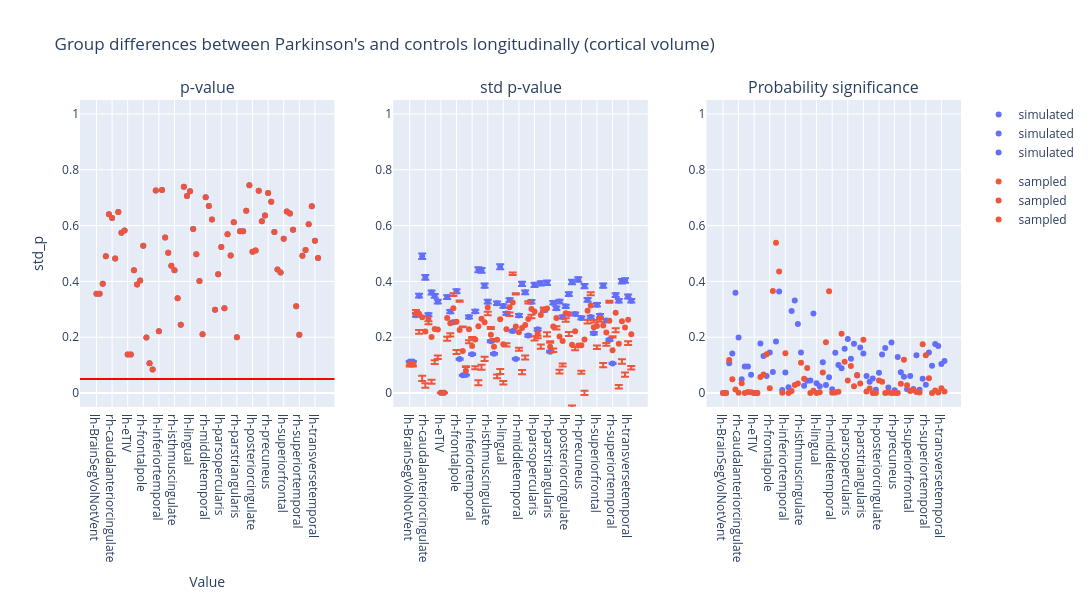

Notebook cell for this chart:
### Code cell
plot_dumbbell(
    ancova_longitudinal_volume,
    "Group differences between Parkinson's and controls longitudinally (cortical volume)",
    "group",
)

### Figure 1 — Plotly figure (JSON) as saved in the notebook; plotly's stock layout.template omitted (floating-point values rounded to 4 significant figures)
{"data": [{"hovertemplate": "group=simulated<br>region=%{x}<br>p_value=%{y}<extra></extra>", "legendgroup": "simulated", "marker": {"color": "#636efa", "symbol": "circle"}, "mode": "markers", "name": "simulated", "orientation": "v", "showlegend": true, "type": "scatter", "x": ["lh-BrainSegVolNotVent", "rh-BrainSegVolNotVent", "lh-bankssts", "rh-bankssts", "lh-caudalanteriorcingulate", "rh-caudalanteriorcingulate", "lh-caudalmiddlefrontal", "rh-caudalmiddlefrontal", "lh-cuneus", "rh-cuneus", "lh-eTIV", "rh-eTIV", "lh-entorhinal", "rh-entorhinal", "lh-frontalpole", "rh-frontalpole", "lh-fusiform", "rh-fusiform", "lh-inferiorparietal", "rh-inferiorparietal", "lh-inferiortemporal", "rh-inferiortemporal", "lh-insula", "rh-insula", "lh-isthmuscingulate", "rh-isthmuscingulate", "lh-lateraloccipital", "rh-lateraloccipital", "lh-lateralorbitofrontal", "rh-lateralorbitofrontal", "lh-lingual", "rh-lingual", "lh-medialorbitofrontal", "rh-medialorbitofrontal", "lh-middletemporal", "rh-middletemporal", "lh-paracentral", "rh-paracentral", "lh-parahippocampal", "rh-parahippocampal", "lh-parsopercularis", "rh-parsopercularis", "lh-parsorbitalis", "rh-parsorbitalis", "lh-parstriangularis", "rh-parstriangularis", "lh-pericalcarine", "rh-pericalcarine", "lh-postcentral", "rh-postcentral", "lh-posteriorcingulate", "rh-posteriorcingulate", "lh-precentral", "rh-precentral", "lh-precuneus", "rh-precuneus", "lh-rostralanteriorcingulate", "rh-rostralanteriorcingulate", "lh-rostralmiddlefrontal", "rh-rostralmiddlefrontal", "lh-superiorfrontal", "rh-superiorfrontal", "lh-superiorparietal", "rh-superiorparietal", "lh-superiortemporal", "rh-superiortemporal", "lh-supramarginal", "rh-supramarginal", "lh-temporalpole", "rh-temporalpole", "lh-transversetemporal", "rh-transversetemporal"], "xaxis": "x", "y": [0.3562, 0.3562, 0.392, 0.4905, 0.641, 0.6273, 0.4819, 0.6484, 0.5747, 0.5824, 0.1379, 0.1379, 0.4397, 0.3888, 0.4034, 0.5276, 0.1989, 0.1071, 0.08434, 0.7257, 0.2218, 0.7277, 0.5576, 0.5024, 0.4557, 0.4404, 0.3397, 0.2451, 0.7392, 0.7063, 0.7232, 0.5881, 0.4973, 0.4012, 0.2106, 0.7014, 0.6701, 0.6217, 0.2982, 0.426, 0.5235, 0.3036, 0.5688, 0.4929, 0.6123, 0.2003, 0.5796, 0.5797, 0.653, 0.7448, 0.506, 0.5104, 0.7249, 0.6152, 0.6364, 0.7166, 0.6855, 0.5772, 0.4428, 0.4317, 0.5526, 0.6504, 0.6432, 0.5854, 0.3112, 0.2088, 0.4915, 0.5126, 0.6049, 0.6689, 0.546, 0.4843], "yaxis": "y"}, {"hovertemplate": "group=sampled<br>region=%{x}<br>p_value=%{y}<extra></extra>", "legendgroup": "sampled", "marker": {"color": "#EF553B", "symbol": "circle"}, "mode": "markers", "name": "sampled", "orientation": "v", "showlegend": true, "type": "scatter", "x": ["lh-BrainSegVolNotVent", "rh-BrainSegVolNotVent", "lh-bankssts", "rh-bankssts", "lh-caudalanteriorcingulate", "rh-caudalanteriorcingulate", "lh-caudalmiddlefrontal", "rh-caudalmiddlefrontal", "lh-cuneus", "rh-cuneus", "lh-eTIV", "rh-eTIV", "lh-entorhinal", "rh-entorhinal", "lh-frontalpole", "rh-frontalpole", "lh-fusiform", "rh-fusiform", "lh-inferiorparietal", "rh-inferiorparietal", "lh-inferiortemporal", "rh-inferiortemporal", "lh-insula", "rh-insula", "lh-isthmuscingulate", "rh-isthmuscingulate", "lh-lateraloccipital", "rh-lateraloccipital", "lh-lateralorbitofrontal", "rh-lateralorbitofrontal", "lh-lingual", "rh-lingual", "lh-medialorbitofrontal", "rh-medialorbitofrontal", "lh-middletemporal", "rh-middletemporal", "lh-paracentral", "rh-paracentral", "lh-parahippocampal", "rh-parahippocampal", "lh-parsopercularis", "rh-parsopercularis", "lh-parsorbitalis", "rh-parsorbitalis", "lh-parstriangularis", "rh-parstriangularis", "lh-pericalcarine", "rh-pericalcarine", "lh-postcentral", "rh-postcentral", "lh-posteriorcingulate", "rh-posteriorcingulate", "lh-precentral", "rh-precentral", "lh-precuneus", "rh-precuneus", "lh-rostralanteriorcingulate", "rh-rostralanteriorcingulate", "lh-rostralmiddlefrontal", "rh-rostralmiddlefrontal", "lh-superiorfrontal", "rh-superiorfrontal", "lh-superiorparietal", "rh-superiorparietal", "lh-superiortemporal", "rh-superiortemporal", "lh-supramarginal", "rh-supramarginal", "lh-temporalpole", "rh-temporalpole", "lh-transversetemporal", "rh-transversetemporal"], "xaxis": "x", "y": [0.3562, 0.3562, 0.392, 0.4905, 0.641, 0.6273, 0.4819, 0.6484, 0.5747, 0.5824, 0.1379, 0.1379, 0.4397, 0.3888, 0.4034, 0.5276, 0.1989, 0.1071, 0.08434, 0.7257, 0.2218, 0.7277, 0.5576, 0.5024, 0.4557, 0.4404, 0.3397, 0.2451, 0.7392, 0.7063, 0.7232, 0.5881, 0.4973, 0.4012, 0.2106, 0.7014, 0.6701, 0.6217, 0.2982, 0.426, 0.5235, 0.3036, 0.5688, 0.4929, 0.6123, 0.2003, 0.5796, 0.5797, 0.653, 0.7448, 0.506, 0.5104, 0.7249, 0.6152, 0.6364, 0.7166, 0.6855, 0.5772, 0.4428, 0.4317, 0.5526, 0.6504, 0.6432, 0.5854, 0.3112, 0.2088, 0.4915, 0.5126, 0.6049, 0.6689, 0.546, 0.4843], "yaxis": "y"}, {"error_y": {"array": [0.002201, 0.002201, 0.005432, 0.006794, 0.009547, 0.008075, 0.005468, 0.007025, 0.006783, 0.006383, 2.241e-05, 2.241e-05, 0.006698, 0.005683, 0.004948, 0.007097, 0.002369, 0.001233, 0.001256, 0.005315, 0.002712, 0.005698, 0.008608, 0.008567, 0.007494, 0.006379, 0.003618, 0.002741, 0.006263, 0.00881, 0.006079, 0.005553, 0.006485, 0.004323, 0.00238, 0.005414, 0.007624, 0.007027, 0.004008, 0.006371, 0.007554, 0.004443, 0.007654, 0.005785, 0.007697, 0.002888, 0.0063, 0.005916, 0.006392, 0.005314, 0.00605, 0.006903, 0.007754, 0.005516, 0.007933, 0.005232, 0.007466, 0.006509, 0.005299, 0.00417, 0.006166, 0.005403, 0.007494, 0.005054, 0.003712, 0.002066, 0.006839, 0.006441, 0.007799, 0.007857, 0.006738, 0.006438], "arrayminus": [0.002245, 0.002245, 0.005542, 0.006931, 0.00974, 0.008238, 0.005579, 0.007167, 0.006921, 0.006512, 2.287e-05, 2.287e-05, 0.006834, 0.005798, 0.005048, 0.00724, 0.002417, 0.001258, 0.001281, 0.005422, 0.002767, 0.005813, 0.008782, 0.00874, 0.007646, 0.006508, 0.003692, 0.002797, 0.006389, 0.008988, 0.006202, 0.005665, 0.006617, 0.00441, 0.002428, 0.005524, 0.007778, 0.007169, 0.004089, 0.0065, 0.007707, 0.004533, 0.007809, 0.005902, 0.007853, 0.002946, 0.006427, 0.006036, 0.006521, 0.005422, 0.006172, 0.007042, 0.007911, 0.005628, 0.008093, 0.005337, 0.007617, 0.00664, 0.005406, 0.004255, 0.006291, 0.005512, 0.007646, 0.005157, 0.003788, 0.002108, 0.006977, 0.006572, 0.007957, 0.008016, 0.006874, 0.006568]}, "hovertemplate": "group=simulated<br>region=%{x}<br>std_p=%{y}<extra></extra>", "legendgroup": "simulated", "marker": {"color": "#636efa", "symbol": "circle"}, "mode": "markers", "name": "simulated", "orientation": "v", "showlegend": true, "type": "scatter", "x": ["lh-BrainSegVolNotVent", "rh-BrainSegVolNotVent", "lh-bankssts", "rh-bankssts", "lh-caudalanteriorcingulate", "rh-caudalanteriorcingulate", "lh-caudalmiddlefrontal", "rh-caudalmiddlefrontal", "lh-cuneus", "rh-cuneus", "lh-eTIV", "rh-eTIV", "lh-entorhinal", "rh-entorhinal", "lh-frontalpole", "rh-frontalpole", "lh-fusiform", "rh-fusiform", "lh-inferiorparietal", "rh-inferiorparietal", "lh-inferiortemporal", "rh-inferiortemporal", "lh-insula", "rh-insula", "lh-isthmuscingulate", "rh-isthmuscingulate", "lh-lateraloccipital", "rh-lateraloccipital", "lh-lateralorbitofrontal", "rh-lateralorbitofrontal", "lh-lingual", "rh-lingual", "lh-medialorbitofrontal", "rh-medialorbitofrontal", "lh-middletemporal", "rh-middletemporal", "lh-paracentral", "rh-paracentral", "lh-parahippocampal", "rh-parahippocampal", "lh-parsopercularis", "rh-parsopercularis", "lh-parsorbitalis", "rh-parsorbitalis", "lh-parstriangularis", "rh-parstriangularis", "lh-pericalcarine", "rh-pericalcarine", "lh-postcentral", "rh-postcentral", "lh-posteriorcingulate", "rh-posteriorcingulate", "lh-precentral", "rh-precentral", "lh-precuneus", "rh-precuneus", "lh-rostralanteriorcingulate", "rh-rostralanteriorcingulate", "lh-rostralmiddlefrontal", "rh-rostralmiddlefrontal", "lh-superiorfrontal", "rh-superiorfrontal", "lh-superiorparietal", "rh-superiorparietal", "lh-superiortemporal", "rh-superiortemporal", "lh-supramarginal", "rh-supramarginal", "lh-temporalpole", "rh-temporalpole", "lh-transversetemporal", "rh-transversetemporal"], "xaxis": "x2", "y": [0.113, 0.113, 0.2789, 0.3488, 0.4902, 0.4146, 0.2808, 0.3607, 0.3483, 0.3277, 0.001151, 0.001151, 0.3439, 0.2918, 0.2541, 0.3644, 0.1216, 0.06333, 0.06448, 0.2729, 0.1392, 0.2926, 0.442, 0.4399, 0.3848, 0.3276, 0.1858, 0.1408, 0.3216, 0.4523, 0.3121, 0.2851, 0.333, 0.222, 0.1222, 0.278, 0.3914, 0.3608, 0.2058, 0.3271, 0.3879, 0.2282, 0.393, 0.297, 0.3952, 0.1483, 0.3235, 0.3038, 0.3282, 0.2729, 0.3106, 0.3544, 0.3981, 0.2832, 0.4073, 0.2686, 0.3834, 0.3342, 0.2721, 0.2141, 0.3166, 0.2774, 0.3848, 0.2595, 0.1906, 0.1061, 0.3512, 0.3307, 0.4004, 0.4035, 0.346, 0.3306], "yaxis": "y2"}, {"error_y": {"array": [-0.00567, -0.00567, 0.01196, -0.05793, -0.2093, -0.1857, -0.008905, -0.1531, -0.112, -0.09337, 1.619e-05, 1.619e-05, -0.06795, -0.03598, 0.05443, -0.1014, 0.1062, 0.08826, 0.01625, -0.03923, 0.03201, -0.09527, -0.1939, -0.1651, -0.1237, -0.01477, 0.02713, 0.02769, -0.1246, -0.1787, -0.1315, -0.05062, -0.01887, 0.1072, 0.1189, -0.05501, -0.1504, -0.1096, 0.06339, -0.01993, -0.0884, -0.009378, -0.1057, 0.007416, -0.08476, 0.02014, -0.07879, -0.02905, -0.1193, -0.08105, -0.01835, -0.06442, -0.2176, -0.05649, -0.2287, -0.09179, -0.1838, -0.03289, 0.04721, 0.02569, -0.0699, -0.002755, -0.1349, -0.03758, 0.07191, 0.04962, -0.05624, -0.1475, -0.1358, -0.1608, -0.07691, -0.1135], "arrayminus": [0.01012, 0.01012, -0.0009897, 0.07166, 0.2285, 0.202, 0.01995, 0.1673, 0.1257, 0.1063, 2.909e-05, 2.909e-05, 0.08148, 0.04746, -0.04443, 0.1158, -0.1014, -0.08577, -0.01371, 0.04997, -0.02653, 0.1068, 0.2113, 0.1824, 0.1388, 0.02766, -0.01982, -0.02215, 0.1373, 0.1965, 0.1438, 0.06183, 0.03197, -0.09849, -0.1141, 0.06594, 0.1658, 0.1238, -0.05529, 0.0328, 0.1037, 0.01835, 0.1211, 0.004271, 0.1003, -0.01431, 0.09151, 0.041, 0.1322, 0.09178, 0.03058, 0.07836, 0.2333, 0.06764, 0.2447, 0.1024, 0.1989, 0.04604, -0.0365, -0.01727, 0.08235, 0.01367, 0.15, 0.04779, -0.06441, -0.04545, 0.07005, 0.1606, 0.1516, 0.1767, 0.09052, 0.1265]}, "hovertemplate": "group=sampled<br>region=%{x}<br>std_p=%{y}<extra></extra>", "legendgroup": "sampled", "marker": {"color": "#EF553B", "symbol": "circle"}, "mode": "markers", "name": "sampled", "orientation": "v", "showlegend": true, "type": "scatter", "x": ["lh-BrainSegVolNotVent", "rh-BrainSegVolNotVent", "lh-bankssts", "rh-bankssts", "lh-caudalanteriorcingulate", "rh-caudalanteriorcingulate", "lh-caudalmiddlefrontal", "rh-caudalmiddlefrontal", "lh-cuneus", "rh-cuneus", "lh-eTIV", "rh-eTIV", "lh-entorhinal", "rh-entorhinal", "lh-frontalpole", "rh-frontalpole", "lh-fusiform", "rh-fusiform", "lh-inferiorparietal", "rh-inferiorparietal", "lh-inferiortemporal", "rh-inferiortemporal", "lh-insula", "rh-insula", "lh-isthmuscingulate", "rh-isthmuscingulate", "lh-lateraloccipital", "rh-lateraloccipital", "lh-lateralorbitofrontal", "rh-lateralorbitofrontal", "lh-lingual", "rh-lingual", "lh-medialorbitofrontal", "rh-medialorbitofrontal", "lh-middletemporal", "rh-middletemporal", "lh-paracentral", "rh-paracentral", "lh-parahippocampal", "rh-parahippocampal", "lh-parsopercularis", "rh-parsopercularis", "lh-parsorbitalis", "rh-parsorbitalis", "lh-parstriangularis", "rh-parstriangularis", "lh-pericalcarine", "rh-pericalcarine", "lh-postcentral", "rh-postcentral", "lh-posteriorcingulate", "rh-posteriorcingulate", "lh-precentral", "rh-precentral", "lh-precuneus", "rh-precuneus", "lh-rostralanteriorcingulate", "rh-rostralanteriorcingulate", "lh-rostralmiddlefrontal", "rh-rostralmiddlefrontal", "lh-superiorfrontal", "rh-superiorfrontal", "lh-superiorparietal", "rh-superiorparietal", "lh-superiortemporal", "rh-superiortemporal", "lh-supramarginal", "rh-supramarginal", "lh-temporalpole", "rh-temporalpole", "lh-transversetemporal", "rh-transversetemporal"], "xaxis": "x2", "y": [0.1051, 0.1051, 0.2854, 0.2841, 0.2714, 0.2208, 0.2664, 0.2005, 0.2295, 0.228, 0.001145, 0.001145, 0.2693, 0.2501, 0.3035, 0.2559, 0.2255, 0.1504, 0.07947, 0.2284, 0.1685, 0.1916, 0.2395, 0.2662, 0.2536, 0.3064, 0.2093, 0.1657, 0.1907, 0.2648, 0.1745, 0.229, 0.3077, 0.3249, 0.2387, 0.2176, 0.2334, 0.2442, 0.2652, 0.3008, 0.2919, 0.2143, 0.2797, 0.2987, 0.3028, 0.1655, 0.2384, 0.2688, 0.2025, 0.1865, 0.2862, 0.2831, 0.1727, 0.2212, 0.1707, 0.1716, 0.1921, 0.2948, 0.314, 0.2357, 0.2405, 0.2693, 0.2424, 0.2169, 0.2588, 0.1537, 0.2881, 0.1768, 0.2568, 0.2347, 0.2623, 0.2106], "yaxis": "y2"}, {"hovertemplate": "group=simulated<br>region=%{x}<br>psig=%{y}<extra></extra>", "legendgroup": "simulated", "marker": {"color": "#636efa", "symbol": "circle"}, "mode": "markers", "name": "simulated", "orientation": "v", "showlegend": true, "type": "scatter", "x": ["lh-BrainSegVolNotVent", "rh-BrainSegVolNotVent", "lh-bankssts", "rh-bankssts", "lh-caudalanteriorcingulate", "rh-caudalanteriorcingulate", "lh-caudalmiddlefrontal", "rh-caudalmiddlefrontal", "lh-cuneus", "rh-cuneus", "lh-eTIV", "rh-eTIV", "lh-entorhinal", "rh-entorhinal", "lh-frontalpole", "rh-frontalpole", "lh-fusiform", "rh-fusiform", "lh-inferiorparietal", "rh-inferiorparietal", "lh-inferiortemporal", "rh-inferiortemporal", "lh-insula", "rh-insula", "lh-isthmuscingulate", "rh-isthmuscingulate", "lh-lateraloccipital", "rh-lateraloccipital", "lh-lateralorbitofrontal", "rh-lateralorbitofrontal", "lh-lingual", "rh-lingual", "lh-medialorbitofrontal", "rh-medialorbitofrontal", "lh-middletemporal", "rh-middletemporal", "lh-paracentral", "rh-paracentral", "lh-parahippocampal", "rh-parahippocampal", "lh-parsopercularis", "rh-parsopercularis", "lh-parsorbitalis", "rh-parsorbitalis", "lh-parstriangularis", "rh-parstriangularis", "lh-pericalcarine", "rh-pericalcarine", "lh-postcentral", "rh-postcentral", "lh-posteriorcingulate", "rh-posteriorcingulate", "lh-precentral", "rh-precentral", "lh-precuneus", "rh-precuneus", "lh-rostralanteriorcingulate", "rh-rostralanteriorcingulate", "lh-rostralmiddlefrontal", "rh-rostralmiddlefrontal", "lh-superiorfrontal", "rh-superiorfrontal", "lh-superiorparietal", "rh-superiorparietal", "lh-superiortemporal", "rh-superiortemporal", "lh-supramarginal", "rh-supramarginal", "lh-temporalpole", "rh-temporalpole", "lh-transversetemporal", "rh-transversetemporal"], "xaxis": "x3", "y": [7.184e-05, 7.184e-05, 0.1072, 0.142, 0.359, 0.1987, 0.04915, 0.09486, 0.09542, 0.06533, 0.0, 0.0, 0.1775, 0.133, 0.06123, 0.1449, 0.07572, 0.1849, 0.364, 0.01128, 0.07367, 0.02118, 0.2937, 0.3319, 0.2474, 0.1454, 0.02599, 0.0442, 0.0453, 0.2854, 0.03536, 0.02457, 0.1103, 0.02864, 0.05651, 0.01328, 0.1446, 0.1001, 0.08878, 0.1589, 0.1933, 0.1231, 0.1764, 0.06249, 0.163, 0.1421, 0.06106, 0.0407, 0.05249, 0.01173, 0.07306, 0.138, 0.1612, 0.02008, 0.181, 0.009589, 0.1291, 0.07495, 0.05877, 0.0139, 0.06141, 0.01446, 0.1357, 0.01146, 0.05079, 0.03006, 0.1454, 0.09776, 0.1759, 0.1684, 0.1039, 0.115], "yaxis": "y3"}, {"hovertemplate": "group=sampled<br>region=%{x}<br>psig=%{y}<extra></extra>", "legendgroup": "sampled", "marker": {"color": "#EF553B", "symbol": "circle"}, "mode": "markers", "name": "sampled", "orientation": "v", "showlegend": true, "type": "scatter", "x": ["lh-BrainSegVolNotVent", "rh-BrainSegVolNotVent", "lh-bankssts", "rh-bankssts", "lh-caudalanteriorcingulate", "rh-caudalanteriorcingulate", "lh-caudalmiddlefrontal", "rh-caudalmiddlefrontal", "lh-cuneus", "rh-cuneus", "lh-eTIV", "rh-eTIV", "lh-entorhinal", "rh-entorhinal", "lh-frontalpole", "rh-frontalpole", "lh-fusiform", "rh-fusiform", "lh-inferiorparietal", "rh-inferiorparietal", "lh-inferiortemporal", "rh-inferiortemporal", "lh-insula", "rh-insula", "lh-isthmuscingulate", "rh-isthmuscingulate", "lh-lateraloccipital", "rh-lateraloccipital", "lh-lateralorbitofrontal", "rh-lateralorbitofrontal", "lh-lingual", "rh-lingual", "lh-medialorbitofrontal", "rh-medialorbitofrontal", "lh-middletemporal", "rh-middletemporal", "lh-paracentral", "rh-paracentral", "lh-parahippocampal", "rh-parahippocampal", "lh-parsopercularis", "rh-parsopercularis", "lh-parsorbitalis", "rh-parsorbitalis", "lh-parstriangularis", "rh-parstriangularis", "lh-pericalcarine", "rh-pericalcarine", "lh-postcentral", "rh-postcentral", "lh-posteriorcingulate", "rh-posteriorcingulate", "lh-precentral", "rh-precentral", "lh-precuneus", "rh-precuneus", "lh-rostralanteriorcingulate", "rh-rostralanteriorcingulate", "lh-rostralmiddlefrontal", "rh-rostralmiddlefrontal", "lh-superiorfrontal", "rh-superiorfrontal", "lh-superiorparietal", "rh-superiorparietal", "lh-superiortemporal", "rh-superiortemporal", "lh-supramarginal", "rh-supramarginal", "lh-temporalpole", "rh-temporalpole", "lh-transversetemporal", "rh-transversetemporal"], "xaxis": "x3", "y": [1.913e-05, 1.913e-05, 0.1183, 0.04905, 0.01232, 0.001423, 0.03536, 0.0002972, 0.003733, 0.003205, 0.0, 0.0, 0.05721, 0.06666, 0.1386, 0.01685, 0.3658, 0.5385, 0.4356, 0.001504, 0.1429, 9.646e-05, 0.00694, 0.02891, 0.03379, 0.1088, 0.05143, 0.0899, 9.027e-05, 0.008311, 1.473e-05, 0.003169, 0.07352, 0.1823, 0.3644, 0.0007782, 0.002188, 0.004843, 0.2124, 0.1119, 0.04476, 0.09694, 0.02399, 0.06445, 0.03397, 0.1909, 0.00532, 0.0162, 0.0003331, 6.071e-05, 0.04522, 0.04073, 1.176e-05, 0.001618, 1.751e-05, 1.017e-05, 0.0001104, 0.03351, 0.1194, 0.02782, 0.007626, 0.01102, 0.0039, 0.001722, 0.1745, 0.1352, 0.05288, 0.0003543, 0.009027, 0.002358, 0.01736, 0.005167], "yaxis": "y3"}], "layout": {"annotations": [{"font": {"size": 16}, "showarrow": false, "text": "p-value", "x": 0.1444, "xanchor": "center", "xref": "paper", "y": 1, "yanchor": "bottom", "yref": "paper"}, {"font": {"size": 16}, "showarrow": false, "text": "std p-value", "x": 0.5, "xanchor": "center", "xref": "paper", "y": 1, "yanchor": "bottom", "yref": "paper"}, {"font": {"size": 16}, "showarrow": false, "text": "Probability significance", "x": 0.8556, "xanchor": "center", "xref": "paper", "y": 1, "yanchor": "bottom", "yref": "paper"}], "height": 600, "hovermode": "closest", "shapes": [{"line": {"color": "red", "width": 2}, "type": "line", "x0": 0, "x1": 1, "xref": "x domain", "y0": 0.05, "y1": 0.05, "yref": "y"}], "title": {"text": "Group differences between Parkinson's and controls longitudinally (cortical volume)"}, "width": 1400, "xaxis": {"anchor": "y", "domain": [0, 0.2889], "title": {"text": "Value"}}, "xaxis2": {"anchor": "y2", "domain": [0.3556, 0.6444]}, "xaxis3": {"anchor": "y3", "domain": [0.7111, 1]}, "yaxis": {"anchor": "x", "domain": [0, 1], "range": [-0.05, 1.05], "title": {"text": "std_p"}}, "yaxis2": {"anchor": "x2", "domain": [0, 1], "range": [-0.05, 1.05]}, "yaxis3": {"anchor": "x3", "domain": [0, 1], "range": [-0.05, 1.05]}}}
